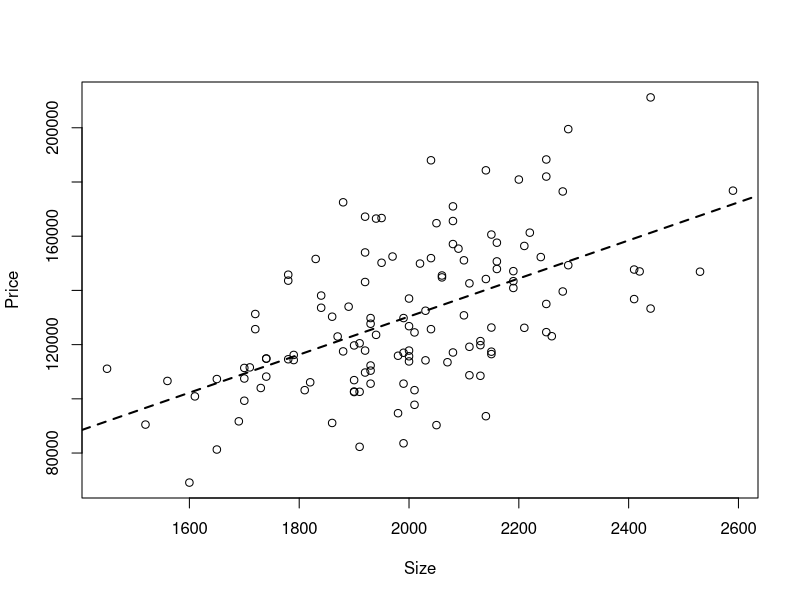
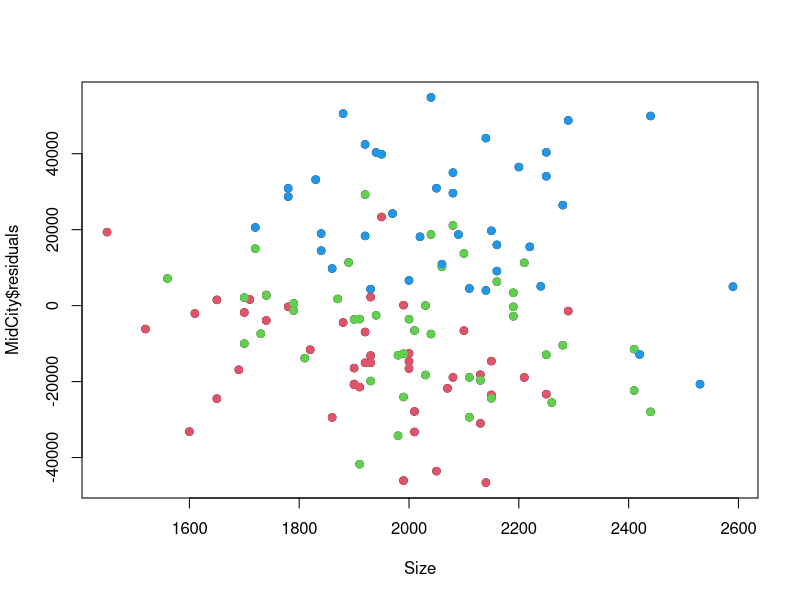
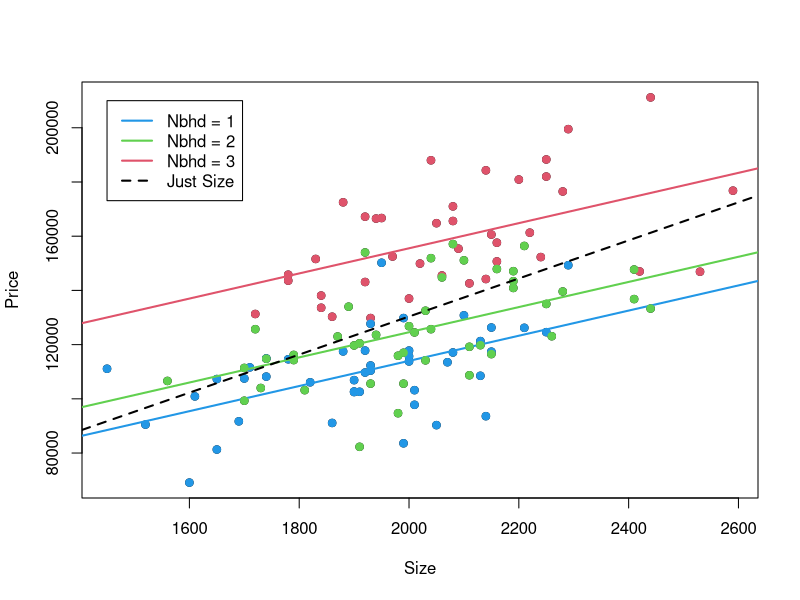
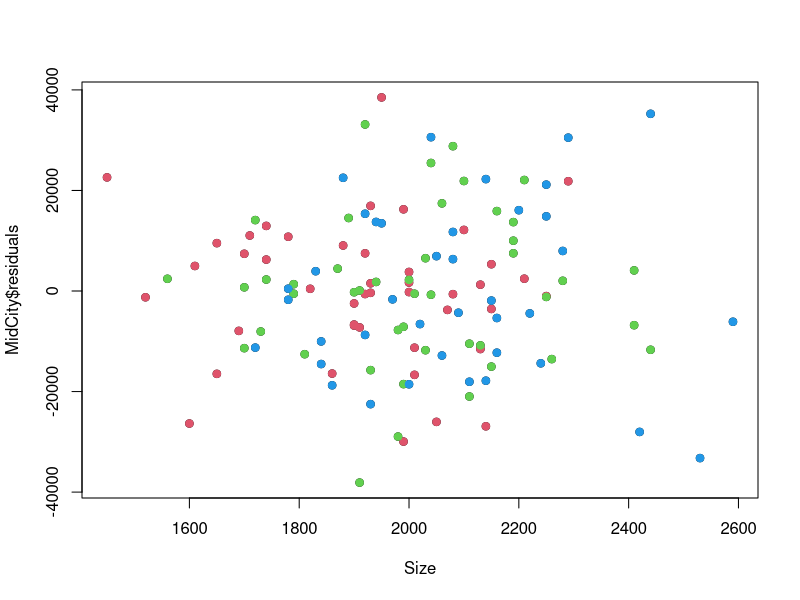

Write the R code that produced these figures, in order.

HouseData = read.table("MidCity.txt",header=T)
attach(HouseData)
dn1 = (Nbhd==1)
dn2 = (Nbhd==2)
dn3 = (Nbhd==3)
#Price = Price/1000
#SqFt = SqFt/1000

MidCity = lm(Price~SqFt)
plot(SqFt,Price,xlab="Size")
abline(lsfit(SqFt,Price),col=1,lwd=2,lty=2)
plot(SqFt,MidCity$residuals,xlab="Size")

points(SqFt[dn1],MidCity$residuals[dn1],col=2,pch=19)
points(SqFt[dn2],MidCity$residuals[dn2],col=3,pch=19)
points(SqFt[dn3],MidCity$residuals[dn3],col=4,pch=19)



MidCity = lm(Price~dn1+dn2+SqFt)
plot(SqFt,Price,xlab="Size")
abline(coef=MidCity$coef[c(1,4)],col=2,lwd=2)
points(SqFt[dn3==1],Price[dn3==1],col=2,pch=19)
abline(coef=c(MidCity$coef[1]+MidCity$coef[2],MidCity$coef[4]),col=4,lwd=2)
points(SqFt[dn1==1],Price[dn1==1],col=4,pch=19)
abline(coef=c(MidCity$coef[1]+MidCity$coef[3],MidCity$coef[4]),col=3,lwd=2)
points(SqFt[dn2==1],Price[dn2==1],col=3,pch=19)
legend(1450,210000,c("Nbhd = 1","Nbhd = 2","Nbhd = 3","Just Size"),lty=c(1,1,1,2),lwd=c(2,2,2,2),col=c(4,3,2,1))
abline(lsfit(SqFt,Price),col=1,lwd=2,lty=2)

plot(SqFt,MidCity$residuals,xlab="Size")

points(SqFt[dn1],MidCity$residuals[dn1],col=2,pch=19)
points(SqFt[dn2],MidCity$residuals[dn2],col=3,pch=19)
points(SqFt[dn3],MidCity$residuals[dn3],col=4,pch=19)

MidCity = lm(Price~dn1+dn2+SqFt+Offers+Brick+Bedrooms+Bathrooms)

MidCity = lm(Price~dn1+dn2+SqFt+Brick+Bedrooms+Bathrooms)

MidCity = lm(Price~dn2+dn3+SqFt+Brick+Bedrooms+Bathrooms)

MidCity = lm(Offers~dn1+dn2+SqFt+Price+Brick+Bedrooms+Bathrooms)

summary(MidCity)
